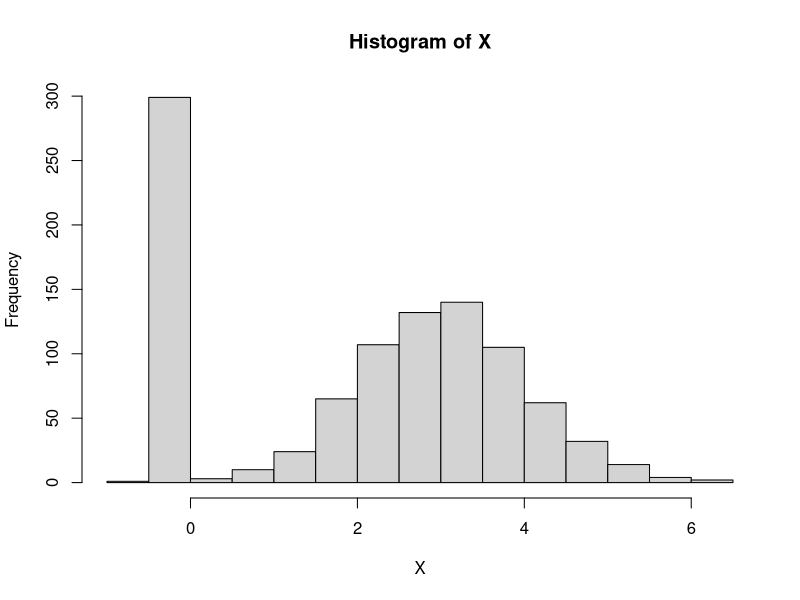
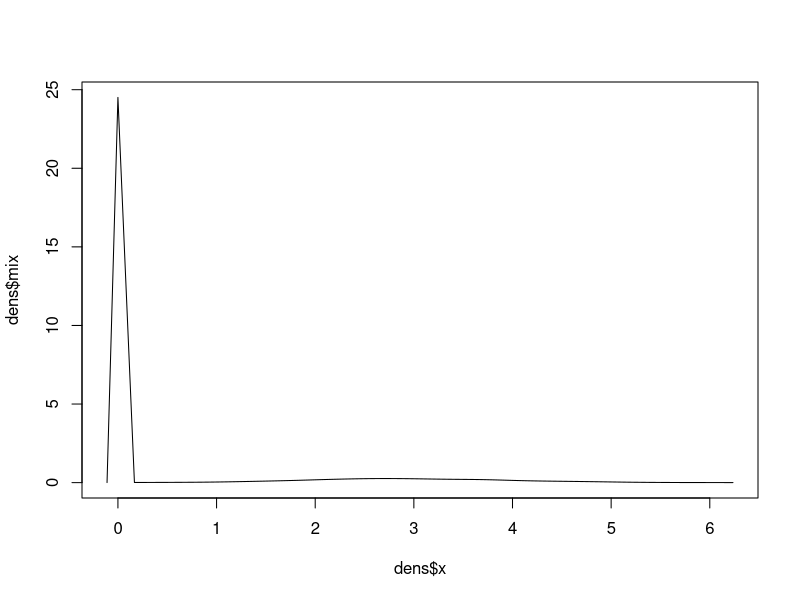

The R source for these figures, in order: (Note: this script raises an error after producing the figures.)
X<- sapply(runif(1000), function(x) ifelse(x<.3, rnorm(1,0,0), rnorm(1,3,1)))
hist(X)
epsilon <- .001
HPD <- function(X, prob=.95){
  ##remove 0- can probably find/approx with some check
  n<- length(X)
  d<-X[X!=0]
  pi<- length(d)/n
  
  kde <- density(d)
  dens <- rbind(data.frame(approx(kde$x, kde$y, d)), 
                data.frame(x = rep(0,(n-length(d))),y= rep(0,(n-length(d)))))
  #mix of normals
  dens$mix<- pi*dens$y+(1-pi)*dnorm(dens$y, 0, epsilon)
  min <- quantile(dens$mix, c(1-prob))
  dens<-dens[order(dens$x),]
  
  interval <- which(dens$mix>=min)
  plot(dens$x[-which(dens$x==0)], dens$mix[-which(dens$x==0)], type = "l")
  
  plot(dens$x, dens$mix, type = "l")
  points(dens$x[interval], dens$mix[interval], col="red")
  
  setdiff(1:n, interval)
  c(dens$x[3],dens$x[527],dens$x[553],dens$x[977])
  
  
  #https://cran.r-project.org/web/packages/LaplacesDemon/LaplacesDemon.pdf
}


HPDM <- function(obj, prob=0.95){          
  mm <- apply(obj, 2, is.multimodal)
  if(any(mm)) {
    cat("\n\nPotentially multimodal column vectors:\n",
        which(mm),"\n")
    vals <- apply(obj, 2, sort)
    if(!is.matrix(vals)) stop("obj must have nsamp > 1.")
    for (m in which(mm)) {
      kde <- density(vals[,m])
      dens <- approx(kde$x, kde$y, vals[,m])$y
      dens.ind <- dens >= as.vector(quantile(dens,
                                             probs=1-prob)) * 1
      ints <- ""
      count <- 1
      for (i in 1:nrow(vals)) {
        if((i == 1) & (dens.ind[i] == 1)) {
          ints <- paste("(",round(vals[i,m],3),",",sep="")
          #if(count > ncol(ansmm)) ansmm <- cbind(ansmm,NA)
          #ansmm[m,count] <- vals[i,m]
          count <- count + 1
        }
        if(i > 1) {
          if((dens.ind[i] == 0) & (dens.ind[i-1] == 1)) {
            ints <- paste(ints,round(vals[i-1,m],3),")",sep="")
            #if(count > ncol(ansmm)) ansmm <- cbind(ansmm,NA)
            #ansmm[m,count] <- vals[i-1,m]
            count <- count + 1
          }
          if((dens.ind[i] == 1) & (dens.ind[i-1] == 0))  {
            ints <- paste(ints," (",round(vals[i,m],3),",",sep="")
            #if(count > ncol(ansmm)) ansmm <- cbind(ansmm,NA)
            #ansmm[m,count] <- vals[i,m]
            count <- count + 1
          }
        }
      }
      if((dens.ind[i] == 1) & (dens.ind[i-1] == 1)) {
        ints <- paste(ints,round(vals[i,m],3),")",sep="")
        #if(count > ncol(ansmm)) ansmm <- cbind(ansmm,NA)
        #∫ansmm[m,count] <- vals[i,m]
        count <- count + 1
      }
      cat("\nColumn", m, "multimodal intervals:", ints, "\n")
    }
  }
}
####not sure if this is necessary
Modes <- function(x, min.size=0.1) {
  ### Initial Checks
  if(missing(x)) stop("The x argument is required.")
  x <- as.vector(as.numeric(as.character(x)))
  x <- x[is.finite(x)]
  ### Amodal
  if(sd(x)==0)
    return(list(modes=NA, mode.dens=NA, size=1))
  ### Differentiate kernel density by x
  length(density(x)$y)
  dens.y.diff <- density(x)$y[-1] - density(x)$y[-length(density(x)$y)]
  incr <- dens.y.diff
  incr[which(dens.y.diff > 0)] <- 1
  incr[which(dens.y.diff <= 0)] <- 0
  ### Kernel density by increasing/decreasing density regions
  begin <- 1; count <- 1
  for (i in 2:length(incr)) {
    if(incr[i] != incr[i-1]) {
      count <- count + 1
      begin <- c(begin, i)}
  }
  begin <- c(begin, length(incr))
  size <- modes <- mode.dens <- rep(0, count/2)
  init <- 1
  dens <- density(x); sumdens <- sum(dens$y)
  if(incr[1] == 0) {
    size[1] <- sum(dens$y[1:begin[2]]) / sumdens
    init <- 2}
  j <- init
  for (i in init:length(size)) {
    size[i] <- sum(dens$y[begin[j]:begin[j+2]]) / sumdens
    kde <- dens
    kde$x <- kde$x[begin[j]:begin[j+2]]
    kde$y <- kde$y[begin[j]:begin[j+2]]
    modes[i] <- kde$x[kde$y == max(kde$y)]
    mode.dens[i] <- kde$y[kde$y == max(kde$y)]
    j <- j + 2
  }
  ### Order everything by density
  size <- size[order(mode.dens, decreasing=TRUE)]
  modes <- modes[order(mode.dens, decreasing=TRUE)]
  mode.dens <- mode.dens[order(mode.dens, decreasing=TRUE)]
  ### Remove modes with size < 10%
  if(any(size < min.size)) {
    modes <- modes[-which(size < min.size)]
    mode.dens <- mode.dens[-which(size < min.size)]
    size <- size[-which(size < min.size)]
  }
  if(sum(size) > 1) size <- size / sum(size)
  #Output
  return(list(modes=modes, mode.dens=mode.dens, size=size))
}

is.multimodal <- function(x, min.size=0.01)
{
  if(length(Modes(x, min.size)[[1]]) > 1) return(TRUE)
  else return(FALSE)
}



HPDM2 <- function(obj, prob=0.95){          
  mm <- apply(obj, 2, is.multimodal)
  if(any(mm)) {
    cat("\n\nPotentially multimodal column vectors:\n",
        which(mm),"\n")
    vals <- apply(obj, 2, sort)
    if(!is.matrix(vals)) stop("obj must have nsamp > 1.")
    for (m in which(mm)) {
      X<- vals[,m]
      n<- length(X)
      zeroes<- which(X==0)
      d<-X[-zeroes]
      pi<- length(d)/n
      kde <- density(d)
      dens <- rbind(data.frame(approx(kde$x, kde$y, d)), 
                    data.frame(x = rep(0,(n-length(d))),y= rep(0,(n-length(d)))))
      dens<-dens[order(dens$x),]
      #mix of normals
      epsilon<- min(abs(X[max(zeroes)+1]),abs(X[min(zeroes)-1]))/20
      dens$mix<- pi*dens$y+(1-pi)*dnorm(dens$x, 0, epsilon)
      dens.ind <- dens$mix >= as.vector(quantile(dens$mix,
                                             probs=1-prob)) * 1
      
      ints <- ""
      count <- 1
      for (i in 1:nrow(vals)) {
        if((i == 1) & (dens.ind[i] == 1)) {
          ints <- paste("(",round(vals[i,m],3),",",sep="")
          #if(count > ncol(ansmm)) ansmm <- cbind(ansmm,NA)
          #ansmm[m,count] <- vals[i,m]
          count <- count + 1
        }
        if(i > 1) {
          if((dens.ind[i] == 0) & (dens.ind[i-1] == 1)) {
            ints <- paste(ints,round(vals[i-1,m],3),")",sep="")
            #if(count > ncol(ansmm)) ansmm <- cbind(ansmm,NA)
            #ansmm[m,count] <- vals[i-1,m]
            count <- count + 1
          }
          if((dens.ind[i] == 1) & (dens.ind[i-1] == 0))  {
            ints <- paste(ints," (",round(vals[i,m],3),",",sep="")
            #if(count > ncol(ansmm)) ansmm <- cbind(ansmm,NA)
            #ansmm[m,count] <- vals[i,m]
            count <- count + 1
          }
        }
      }
      if((dens.ind[i] == 1) & (dens.ind[i-1] == 1)) {
        ints <- paste(ints,round(vals[i,m],3),")",sep="")
        #if(count > ncol(ansmm)) ansmm <- cbind(ansmm,NA)
        #∫ansmm[m,count] <- vals[i,m]
        count <- count + 1
      }
      cat("\nColumn", m, "multimodal intervals:", ints, "\n")
      plot(dens$x, dens$mix, type = "l")
      points(dens$x[dens.ind==1], dens$mix[interval], col="red")

    }
  }
}

##testing
X<- sapply(runif(1000), function(x) ifelse(x<.3, rnorm(1,0,0), rnorm(1,3,1)))
HPDM2(matrix(X))

plot(density(X))

X<- sapply(runif(1000), function(x) ifelse(x<.5, rnorm(1,0,0), rnorm(1,3,1.5)))
HPDM2(matrix(X))


X<- sapply(runif(1000), function(x) ifelse(x<.5, rnorm(1,0,0), rnorm(1,2,1.5)))
HPDM2(matrix(X))

X<- sapply(runif(1000), function(x) ifelse(x<.8, rnorm(1,0,0), rnorm(1,2,1.5)))
HPDM2(matrix(X))


X<- sapply(runif(1000), function(x) ifelse(x<.05, rnorm(1,0,0), rnorm(1,2,.5)))
HPDM2(matrix(X))

#what to do about this? would expect 0 not to be included bc <0.01 
X<- sapply(runif(1000), function(x) ifelse(x<.01, rnorm(1,0,0), rnorm(1,2,.5)))
HPDM2(matrix(X))

